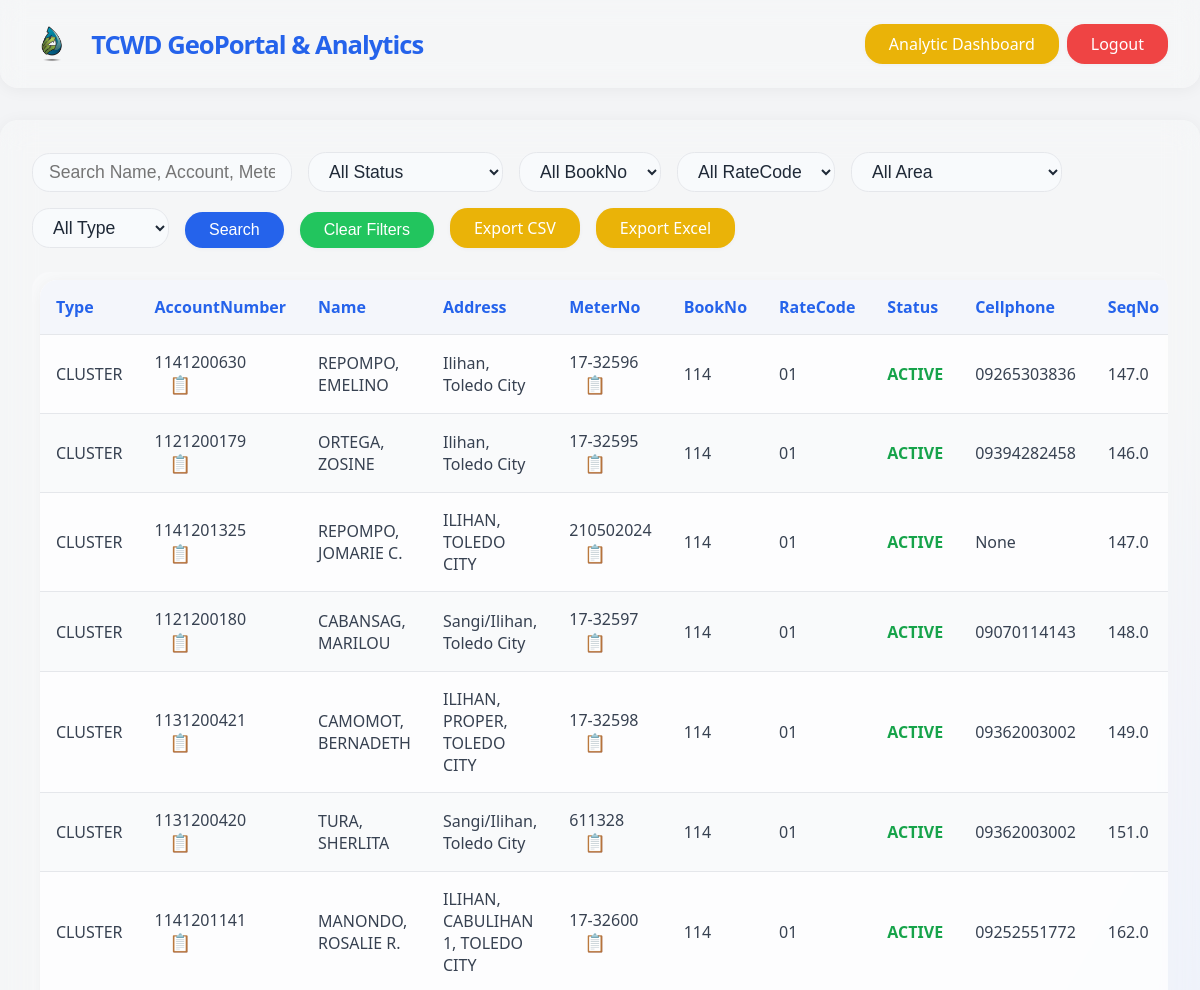
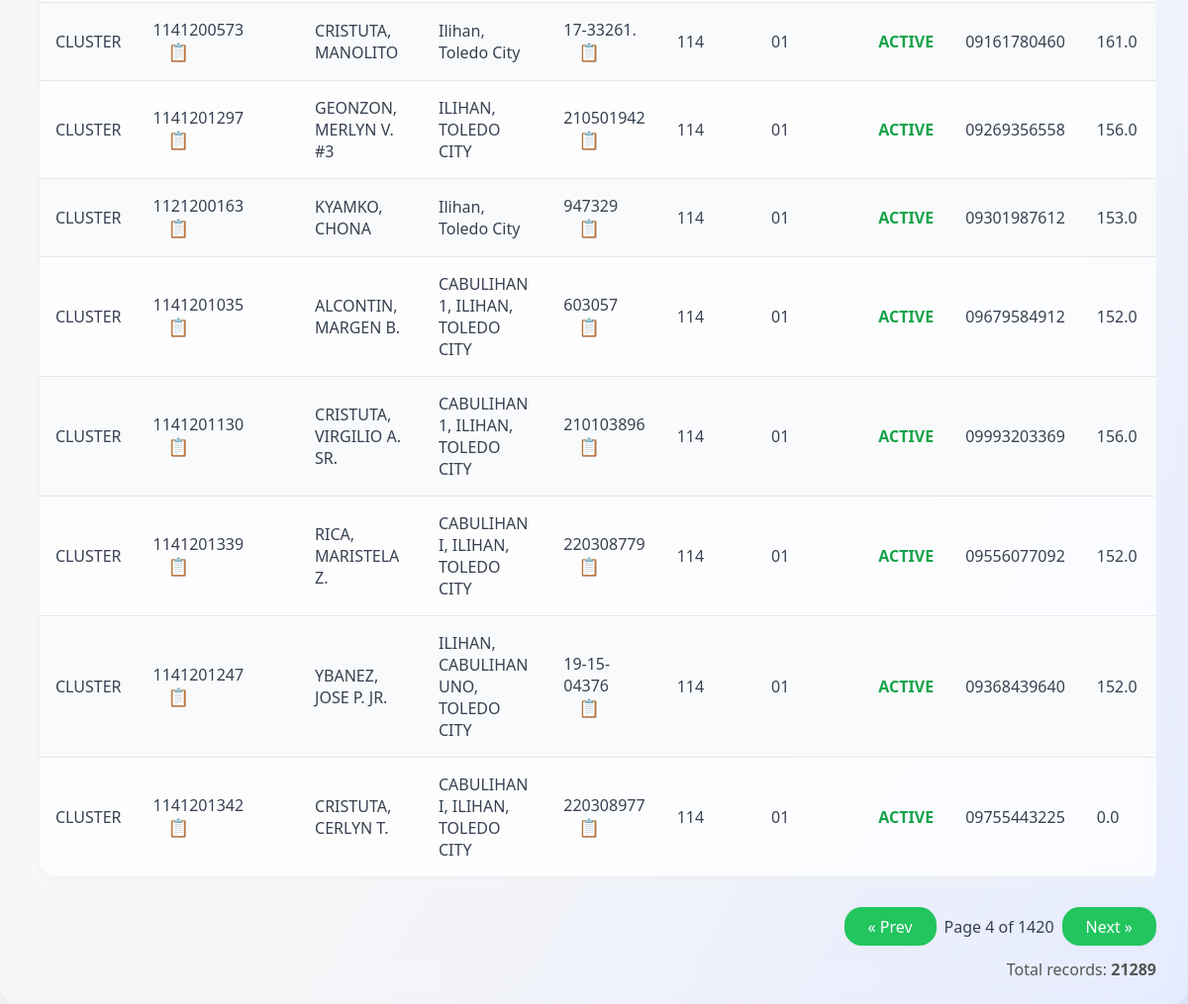
The app's page /?q=&status=&bookno=&ratecode=&area=&type=&page=4 (signed in) with its own data (2 pictures, top to bottom).
### tables this page shows
CREATE TABLE "database" (
"Type" TEXT,
  "AccountNumber" TEXT,
  "Name" TEXT,
  "Address" TEXT,
  "MeterNo" TEXT,
  "BookNo" TEXT,
  "RateCode" TEXT,
  "Status" TEXT,
  "Cellphone" TEXT,
  "SeqNo" REAL,
  "AREA" TEXT,
  "x" REAL,
  "y" REAL,
  "PRVReading" REAL,
  "PRSReading" REAL,
  "CumUsed" REAL,
  "BillAmount" REAL
);

### app.py (the view)
@app.route('/')
def index():
    if not session.get('logged_in'):
        return redirect(url_for('login'))
    search = request.args.get('q', '')
    status = request.args.get('status', '')
    bookno = request.args.get('bookno', '')
    ratecode = request.args.get('ratecode', '')
    area = request.args.get('area', '')
    type_ = request.args.get('type', '')
    page = int(request.args.get('page', 1))
    try:
        query = """
            SELECT Type, AccountNumber, Name, Address, MeterNo, BookNo, RateCode, Status,
                   Cellphone, SeqNo, AREA, x, y, PRVReading, PRSReading, CumUsed, BillAmount
            FROM "database" WHERE 1=1
        """
        params = []
        if search:
            query += " AND (Name LIKE ? OR AccountNumber LIKE ? OR MeterNo LIKE ?)"
            like_term = f"%{search}%"
            params.extend([like_term, like_term, like_term])
        if status:
            query += " AND Status = ?"
            params.append(status)
        if bookno:
            query += " AND BookNo = ?"
            params.append(bookno)
        if ratecode:
            query += " AND RateCode = ?"
            params.append(ratecode)
        if area:
            query += " AND AREA = ?"
            params.append(area)
        if type_:
            query += " AND Type = ?"
            params.append(type_)
        offset = (page - 1) * ITEMS_PER_PAGE
        paginated_query = query + " LIMIT ? OFFSET ?"
        params_for_count = params.copy()
        params.extend([ITEMS_PER_PAGE, offset])
        conn = get_db_connection()
        rows = conn.execute(paginated_query, params).fetchall()
        rows = [dict(row) for row in rows]
        all_statuses = [row['Status'] for row in conn.execute('SELECT DISTINCT Status FROM "database"').fetchall()]
        all_booknos = [row['BookNo'] for row in conn.execute('SELECT DISTINCT BookNo FROM "database"').fetchall()]
        all_ratecodes = [row['RateCode'] for row in conn.execute('SELECT DISTINCT RateCode FROM "database"').fetchall()]
        all_areas = [row['AREA'] for row in conn.execute('SELECT DISTINCT AREA FROM "database"').fetchall()]
        all_types = [row['Type'] for row in conn.execute('SELECT DISTINCT Type FROM "database"').fetchall()]
        all_booknos = sorted(all_booknos, key=bookno_sort_key)
        count_query = "SELECT COUNT(*) FROM (SELECT * FROM \"database\" WHERE 1=1"
        count_params = []
        if search:
            count_query += " AND (Name LIKE ? OR AccountNumber LIKE ? OR MeterNo LIKE ?)"
            count_params.extend([like_term, like_term, like_term])
        if status:
            count_query += " AND Status = ?"
            count_params.append(status)
        if bookno:
            count_query += " AND BookNo = ?"
            count_params.append(bookno)
        if ratecode:
            count_query += " AND RateCode = ?"
            count_params.append(ratecode)
        if area:
            count_query += " AND AREA = ?"
            count_params.append(area)
        if type_:
            count_query += " AND Type = ?"
            count_params.append(type_)
        count_query += ")"
        total_rows = conn.execute(count_query, count_params).fetchone()[0]
        columns = [description[0] for description in conn.execute('SELECT * FROM "database" LIMIT 1').description]
        conn.close()
        total_pages = max(1, (total_rows + ITEMS_PER_PAGE - 1) // ITEMS_PER_PAGE)
        return render_template(
            'index.html',
            rows=rows,
            columns=columns,
            search=search,
            statuses=all_statuses,
            selected_status=status,
            booknos=all_booknos,
            selected_bookno=bookno,
            ratecodes=all_ratecodes,
            selected_ratecode=ratecode,
            areas=all_areas,
            selected_area=area,
            types=all_types,
            selected_type=type_,
            page=page,
            total_pages=total_pages,
            total_rows=total_rows,
            zip=zip
        )
    except Exception as e:
        return render_template('error.html', message="A database error occurred. Please contact support.", error=str(e)), 500

### app.py (called while the page is built)
def get_db_connection():
    conn = sqlite3.connect(DATABASE)
    conn.row_factory = sqlite3.Row
    return conn

def bookno_sort_key(val):
    if val is None:
        return (2, "")
    val = str(val)
    return (1, int(val)) if val.isdigit() else (0, val.upper())

### templates/index.html (shortened to what this page needs)
<!DOCTYPE html>
<html lang="en">
<head>
    <link rel="stylesheet" href="{{ url_for('static', filename='style.css') }}">
    <link rel="stylesheet" href="https://code.jquery.com/ui/1.13.0/themes/base/jquery-ui.css">
</head>
<body>
    <div class="header">
  <div style="display: flex; align-items: center; gap:1.2rem;">
    <img src="{{ url_for('static', filename='materials/logo.png') }}"
         alt="TCWD Logo"
         style="height: 2.5rem;">
    <span class="title">TCWD GeoPortal & Analytics</span>
  </div>
  <div class="header-buttons">
    <a href="{{ url_for('dashboard') }}"
       target="_blank"
       class="btn accent">
      Analytic Dashboard
    </a>
    <a href="{{ url_for('logout') }}"
       class="btn danger">
      Logout
    </a>
  </div>
</div>
    <div class="card">
        <form class="filter-form" method="get" action="{{ url_for('index') }}" id="filterForm" autocomplete="off">
            <input type="text" id="searchBox" name="q" placeholder="Search Name, Account, Meter" value="{{ search }}" aria-label="Search">
            <select name="status" aria-label="Status">
                <option value="">All Status</option>
            </select>
            <select name="bookno" aria-label="Book Number">
                <option value="">All BookNo</option>
            </select>
            <select name="ratecode" aria-label="Rate Code">
                <option value="">All RateCode</option>
            </select>
            <select name="area" aria-label="Area">
                <option value="">All Area</option>
            </select>
            <select name="type" aria-label="Type">
                <option value="">All Type</option>
            </select>
            <button type="submit" class="btn" id="searchBtn">Search</button>
            <button type="button" class="btn secondary" id="clearFiltersBtn" tabindex="0">Clear Filters</button>
            <a href="{{ url_for('export', q=search, status=selected_status, bookno=selected_bookno, ratecode=selected_ratecode, area=selected_area, type=selected_type, format='csv') }}"
                class="btn accent" id="exportCsvBtn"
                {% if not rows %}aria-disabled="true" style="pointer-events:none;opacity:0.5;"{% endif %}>
                Export CSV
            </a>
            <a href="{{ url_for('export', q=search, status=selected_status, bookno=selected_bookno, ratecode=selected_ratecode, area=selected_area, type=selected_type, format='excel') }}"
                class="btn accent" id="exportXlsBtn"
                {% if not rows %}aria-disabled="true" style="pointer-events:none;opacity:0.5;"{% endif %}>
                Export Excel
            </a>
        </form>
        <div class="table-responsive">
            <table>
                <thead>
                    <tr>
                        {% for col in columns %}
                            <th>{{ col }}</th>
                        {% endfor %}
                    </tr>
                </thead>
                <tbody>
                    {% if rows %}
                        {% for row in rows %}
                            <tr class="data-row" data-row='{{ row|tojson }}' tabindex="0" aria-label="Show details">
                                {% for col in columns %}
                                    {% if col == 'Status' %}
                                        <td>
                                            <span class="{% if row[col]|lower == 'active' %}
                                                    status-active
                                                {% elif row[col]|lower == 'disconnected' %}
                                                    status-disconnected
                                                {% else %}
                                                    status-other
                                                {% endif %}">
                                                {{ row[col] }}
                                            </span>
                                        </td>
                                    {% else %}
                                        <td>
                                            {{ row[col] }}
                                            {% if col in ['AccountNumber', 'MeterNo'] and row[col] %}
                                                <button class="copy-btn" data-copy="{{ row[col] }}" title="Copy {{ col }}" tabindex="0">📋</button>
                                            {% endif %}
                                        </td>
                                    {% endif %}
                                {% endfor %}
                            </tr>
                        {% endfor %}
                    {% endif %}
                </tbody>
            </table>
        </div>
        <div class="pagination">
            {% if page > 1 %}
                <a href="{{ url_for('index', q=search, status=selected_status, bookno=selected_bookno, ratecode=selected_ratecode, area=selected_area, type=selected_type, page=page-1) }}" class="btn secondary">&laquo; Prev</a>
            {% endif %}
            <span>Page {{ page }} of {{ total_pages }}</span>
            {% if page < total_pages %}
                <a href="{{ url_for('index', q=search, status=selected_status, bookno=selected_bookno, ratecode=selected_ratecode, area=selected_area, type=selected_type, page=page+1) }}" class="btn secondary">Next &raquo;</a>
            {% endif %}
        </div>
        <div class="table-summary">
            <span>Total records: <strong>{{ total_rows }}</strong></span>
        </div>
    </div>
</body>
</html>

### static/style.css (style rules this page uses)
:root { --primary: #2563eb; --primary-hover: #1d4ed8; --secondary: #22c55e; --secondary-hover: #16a34a; --accent: #eab308; --accent-hover: #ca8a04; --danger: #ef4444; --danger-hover: #dc2626; --gray-bg: #f3f4f6; --gray-card: #fff; --gray-border: #e5e7eb; --gray-text: #374151; --text-dark: #1f2937; --shadow: 0 2px 16px 0 rgba(0,0,0,0.05); --radius: 1.1rem; --transition: .18s cubic-bezier(.4,0,.2,1); --focus-ring: 0 0 0 3px #93c5fd; }
body { margin: 0; min-height: 100vh; background: linear-gradient(120deg, #f3f4f6 60%, #e0e7ff 100%); background-attachment: fixed; font-family: 'Segoe UI', 'Helvetica Neue', Arial, 'Liberation Sans', sans-serif; color: var(--gray-text); position: relative; z-index: 0; }
.header { display: flex; justify-content: space-between; align-items: center; background: rgba(255,255,255,0.2); padding: 1.5rem 2rem; box-shadow: var(--shadow); border-radius: 0 0 var(--radius) var(--radius); margin-bottom: 2rem; backdrop-filter: blur(12px); -webkit-backdrop-filter: blur(12px); }
.header .title { font-size: 1.6rem; font-weight: 700; letter-spacing: -1px; color: var(--primary); }
.btn { display: inline-block; font-size: 1rem; font-weight: 500; padding: 0.55rem 1.5rem; border: none; outline: none; border-radius: var(--radius); background: var(--primary); color: #fff; cursor: pointer; transition: all 0.2s ease-in-out; box-shadow: 0 1px 4px 0 rgba(0,0,0,0.04); text-decoration: none; }
.btn.secondary { background: var(--secondary); }
.btn.accent { background: var(--accent); color: #fff; }
.btn.danger { background: var(--danger); }
.card { background: rgba(255, 255, 255, 0.2); border-radius: var(--radius); box-shadow: var(--shadow); padding: 2rem 2rem 1.5rem 2rem; backdrop-filter: blur(16px); -webkit-backdrop-filter: blur(16px); }
.filter-form { display: flex; flex-wrap: wrap; gap: 1rem; align-items: flex-end; margin-bottom: 1.5rem; }
.filter-form input[type="text"], .filter-form select { font-size: 1.1rem; padding: 0.5rem 1rem; border-radius: var(--radius); border: 1.5px solid var(--gray-border); background: #f8fafc; color: var(--text-dark); transition: border-color var(--transition); }
.table-responsive { overflow-x: auto; margin-top: 1.5rem; background: rgba(255, 255, 255, 0.2); backdrop-filter: blur(10px); -webkit-backdrop-filter: blur(10px); border-radius: var(--radius); padding: 0.5rem; }
.card .table-responsive tbody { background: rgba(255, 255, 255, 0.2); }
table { width: 100%; border-collapse: separate; border-spacing: 0; background: rgba(255,255,255,0.5); border-radius: var(--radius); box-shadow: var(--shadow); overflow: hidden; backdrop-filter: blur(10px); -webkit-backdrop-filter: blur(10px); }
th, td { padding: 1rem; text-align: left; border-bottom: 1.5px solid var(--gray-border); }
th { background: #f4f6fb; font-weight: 600; color: var(--primary); position: sticky; top: 0; z-index: 2; }
tr:last-child td { border-bottom: none; }
tr.data-row { transition: background 0.13s; }
tbody tr:nth-child(even) { background: #f9fafb; }
.status-active { color: var(--secondary-hover); font-weight: 600; }
.copy-btn, .copy-btn-modal { background: transparent; border: none; cursor: pointer; color: var(--primary); font-size: 1.1rem; margin-left: 0.5em; vertical-align: middle; outline: none; transition: color 0.18s; }
.pagination { display: flex; gap: 0.5rem; justify-content: flex-end; align-items: center; margin-top: 1.4rem; }
.table-summary { margin-top: 0.8rem; text-align: right; color: #555; font-size: 1rem; }
.header-buttons { display: flex; align-items: center; gap: 0.5rem; margin-left: auto; }

### records on screen
database: Type "CLUSTER" "1141200630" "REPOMPO, EMELINO" "Ilihan, Toledo City" "17-32596" "114" "01" "09265303836" "147.0", Status "ACTIVE"
database: Type "CLUSTER" "1121200179" "ORTEGA, ZOSINE" "Ilihan, Toledo City" "17-32595" "114" "01" "09394282458" "146.0", Status "ACTIVE"
database: Type "CLUSTER" "1141201325" "REPOMPO, JOMARIE C." "ILIHAN, TOLEDO CITY" "210502024" "114" "01" "None" "147.0", Status "ACTIVE"
database: Type "CLUSTER" "1121200180" "CABANSAG, MARILOU" "Sangi/Ilihan, Toledo City" "17-32597" "114" "01" "09070114143" "148.0", Status "ACTIVE"
database: Type "CLUSTER" "1131200421" "CAMOMOT, BERNADETH" "ILIHAN, PROPER, TOLEDO CITY" "17-32598" "114" "01" "09362003002" "149.0", Status "ACTIVE"
database: Type "CLUSTER" "1131200420" "TURA, SHERLITA" "Sangi/Ilihan, Toledo City" "611328" "114" "01" "09362003002" "151.0", Status "ACTIVE"
database: Type "CLUSTER" "1141201141" "MANONDO, ROSALIE R." "ILIHAN, CABULIHAN 1, TOLEDO CITY" "17-32600" "114" "01" "09252551772" "162.0", Status "ACTIVE"
database: Type "CLUSTER" "1141200573" "CRISTUTA, MANOLITO" "Ilihan, Toledo City" "17-33261." "114" "01" "09161780460" "161.0", Status "ACTIVE"
database: Type "CLUSTER" "1141201297" "GEONZON, MERLYN V. #3" "ILIHAN, TOLEDO CITY" "210501942" "114" "01" "09269356558" "156.0", Status "ACTIVE"
database: Type "CLUSTER" "1121200163" "KYAMKO, CHONA" "Ilihan, Toledo City" "947329" "114" "01" "09301987612" "153.0", Status "ACTIVE"
database: Type "CLUSTER" "1141201035" "ALCONTIN, MARGEN B." "CABULIHAN 1, ILIHAN, TOLEDO CITY" "603057" "114" "01" "09679584912" "152.0", Status "ACTIVE"
database: Type "CLUSTER" "1141201130" "CRISTUTA, VIRGILIO A. SR." "CABULIHAN 1, ILIHAN, TOLEDO CITY" "210103896" "114" "01" "09993203369" "156.0", Status "ACTIVE"
database: Type "CLUSTER" "1141201339" "RICA, MARISTELA Z." "CABULIHAN I, ILIHAN, TOLEDO CITY" "220308779" "114" "01" "09556077092" "152.0", Status "ACTIVE"
database: Type "CLUSTER" "1141201247" "YBANEZ, JOSE P. JR." "ILIHAN, CABULIHAN UNO, TOLEDO CITY" "19-15-04376" "114" "01" "09368439640" "152.0", Status "ACTIVE"
database: Type "CLUSTER" "1141201342" "CRISTUTA, CERLYN T." "CABULIHAN I, ILIHAN, TOLEDO CITY" "220308977" "114" "01" "09755443225" "0.0", Status "ACTIVE"

### other values on screen
{{ col }} "Type" "AccountNumber" "Name" "Address" "MeterNo" "BookNo" "RateCode" "Status" "Cellphone" "SeqNo"
{{ page }} "4"
{{ total_pages }} "1420"
{{ total_rows }} "21289"
